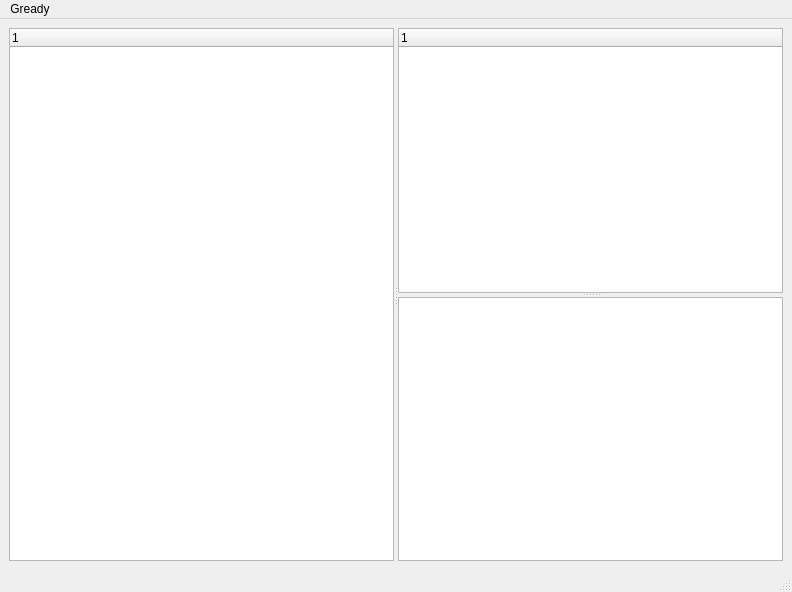
<?xml version="1.0" encoding="UTF-8"?>
<ui version="4.0">
 <class>MainWindow</class>
 <widget class="QMainWindow" name="MainWindow">
  <property name="geometry">
   <rect>
    <x>0</x>
    <y>0</y>
    <width>792</width>
    <height>592</height>
   </rect>
  </property>
  <property name="windowTitle">
   <string>MainWindow</string>
  </property>
  <widget class="QWidget" name="centralwidget">
   <layout class="QHBoxLayout" name="horizontalLayout">
    <item>
     <widget class="QSplitter" name="splitter_2">
      <property name="orientation">
       <enum>Qt::Horizontal</enum>
      </property>
      <widget class="QTreeWidget" name="feedsView">
       <column>
        <property name="text">
         <string>1</string>
        </property>
       </column>
      </widget>
      <widget class="QSplitter" name="splitter">
       <property name="orientation">
        <enum>Qt::Vertical</enum>
       </property>
       <widget class="QTreeWidget" name="articlesTableView">
        <column>
         <property name="text">
          <string notr="true">1</string>
         </property>
        </column>
       </widget>
       <widget class="QTextBrowser" name="articleView"/>
      </widget>
     </widget>
    </item>
   </layout>
  </widget>
  <widget class="QMenuBar" name="menubar">
   <property name="geometry">
    <rect>
     <x>0</x>
     <y>0</y>
     <width>792</width>
     <height>20</height>
    </rect>
   </property>
   <widget class="QMenu" name="menuGready">
    <property name="title">
     <string>Gready</string>
    </property>
    <addaction name="actionSettings"/>
    <addaction name="actionQuit"/>
   </widget>
   <addaction name="menuGready"/>
  </widget>
  <widget class="QStatusBar" name="statusbar"/>
  <action name="actionQuit">
   <property name="text">
    <string>Quit</string>
   </property>
   <property name="shortcut">
    <string>Ctrl+Q</string>
   </property>
  </action>
  <action name="actionSettings">
   <property name="text">
    <string>Settings</string>
   </property>
   <property name="shortcut">
    <string>Ctrl+S</string>
   </property>
  </action>
 </widget>
 <tabstops>
  <tabstop>feedsView</tabstop>
  <tabstop>articlesTableView</tabstop>
  <tabstop>articleView</tabstop>
 </tabstops>
 <resources/>
 <connections/>
</ui>
